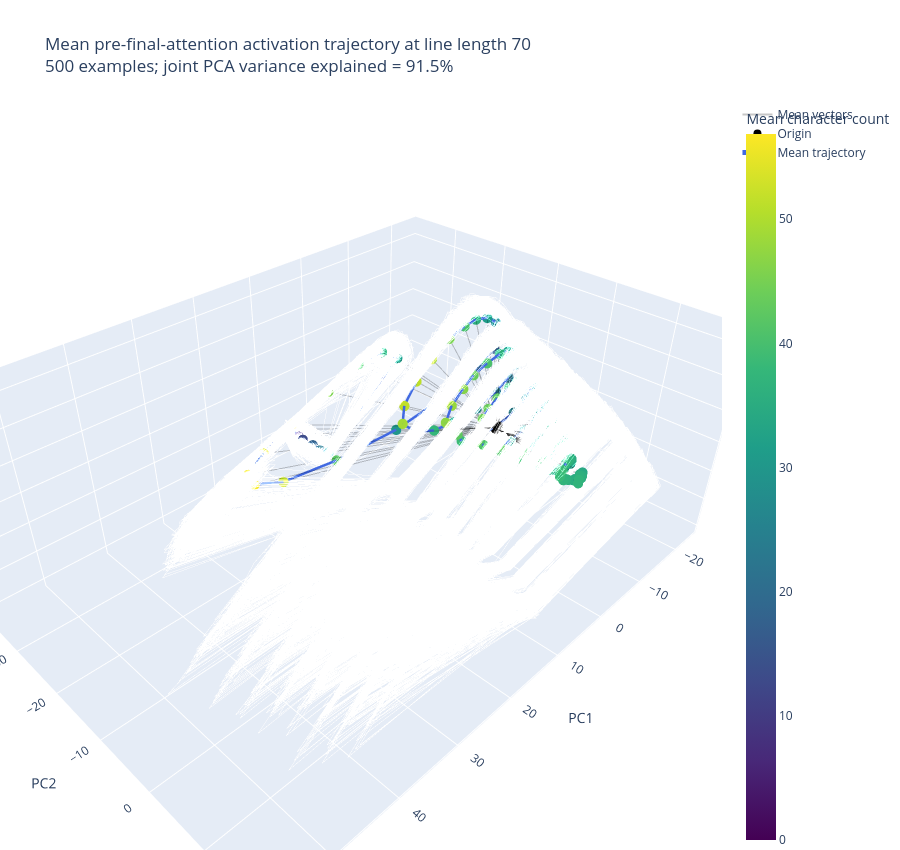

Source (notebook cell):
### Markdown cell above
## Joint PCA and averaged trajectory

### Code cell
# Fit PCA once across all examples and positions, then project both the
# individual trajectories and the mean trajectory into that shared basis.
pca = PCA(n_components=3)
pca.fit(activations.reshape(-1, activations.shape[-1]))
all_coordinates = pca.transform(activations.reshape(-1, activations.shape[-1])).reshape(activations.shape[0], seq_len, 3)
mean_coordinates = pca.transform(mean_trajectory)

print(f"Joint PCA variance explained: {pca.explained_variance_ratio_.sum():.1%}")

fig = go.Figure()
if SHOW_INDIVIDUAL_TRAJECTORIES:
    for trajectory in all_coordinates:
        fig.add_trace(go.Scatter3d(
            x=trajectory[:, 0], y=trajectory[:, 1], z=trajectory[:, 2],
            mode="lines", line=dict(color="rgba(100,100,100,0.08)", width=1),
            showlegend=False, hoverinfo="skip",
        ))

origin = np.zeros(3)
mean_segments = []
for point in mean_coordinates:
    mean_segments.extend([origin, point, [None, None, None]])
fig.add_trace(go.Scatter3d(
    x=[point[0] for point in mean_segments],
    y=[point[1] for point in mean_segments],
    z=[point[2] for point in mean_segments],
    mode="lines", line=dict(color="rgba(0,0,0,0.22)", width=2),
    name="Mean vectors", hoverinfo="skip",
))
fig.add_trace(go.Scatter3d(
    x=[0], y=[0], z=[0], mode="markers", marker=dict(size=8, color="black"),
    name="Origin", hovertemplate="(0, 0, 0)<extra>Origin</extra>",
))
fig.add_trace(go.Scatter3d(
    x=mean_coordinates[:, 0], y=mean_coordinates[:, 1], z=mean_coordinates[:, 2],
    mode="lines+markers",
    marker=dict(size=6, color=mean_character_counts, colorscale="Viridis",
                colorbar=dict(title="Mean character count")),
    line=dict(color="royalblue", width=5), name="Mean trajectory",
    text=[f"position {i}" for i in range(seq_len)],
    customdata=np.column_stack([mean_character_counts, (tokens == vocab.newline_id).mean(axis=0)]),
    hovertemplate=("%{text}<br>mean character count=%{customdata[0]:.2f}<br>"
                   "newline frequency=%{customdata[1]:.2%}<extra>Mean trajectory</extra>"),
))
fig.update_layout(
    title=(f"Mean pre-final-attention activation trajectory at line length {FIXED_LINE_LENGTH}<br>"
           f"{N_EXAMPLES:,} examples; joint PCA variance explained = {pca.explained_variance_ratio_.sum():.1%}"),
    scene=dict(xaxis_title="PC1", yaxis_title="PC2", zaxis_title="PC3"),
    height=850, margin=dict(l=0, r=0, b=0, t=100),
)
display(fig)
